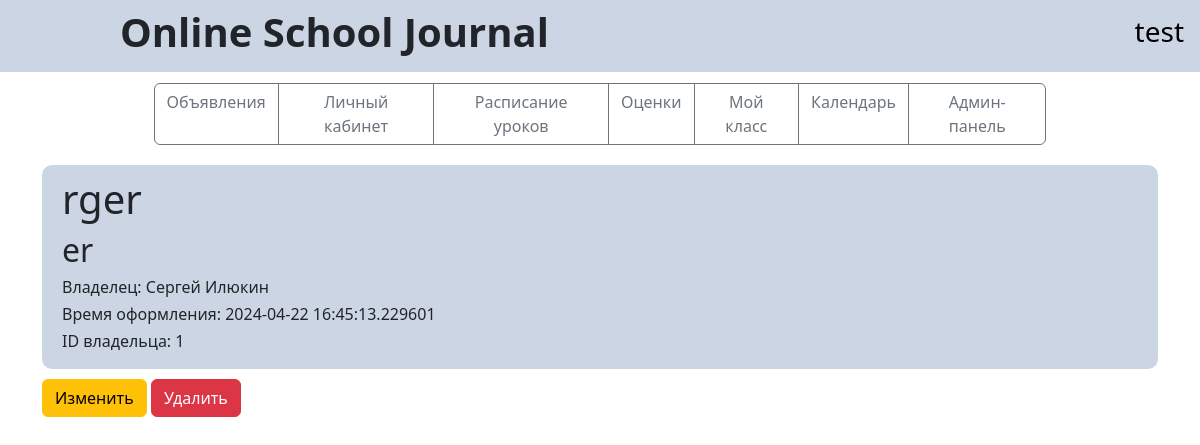
Before: /menu/ads (signed in) with the older database file.
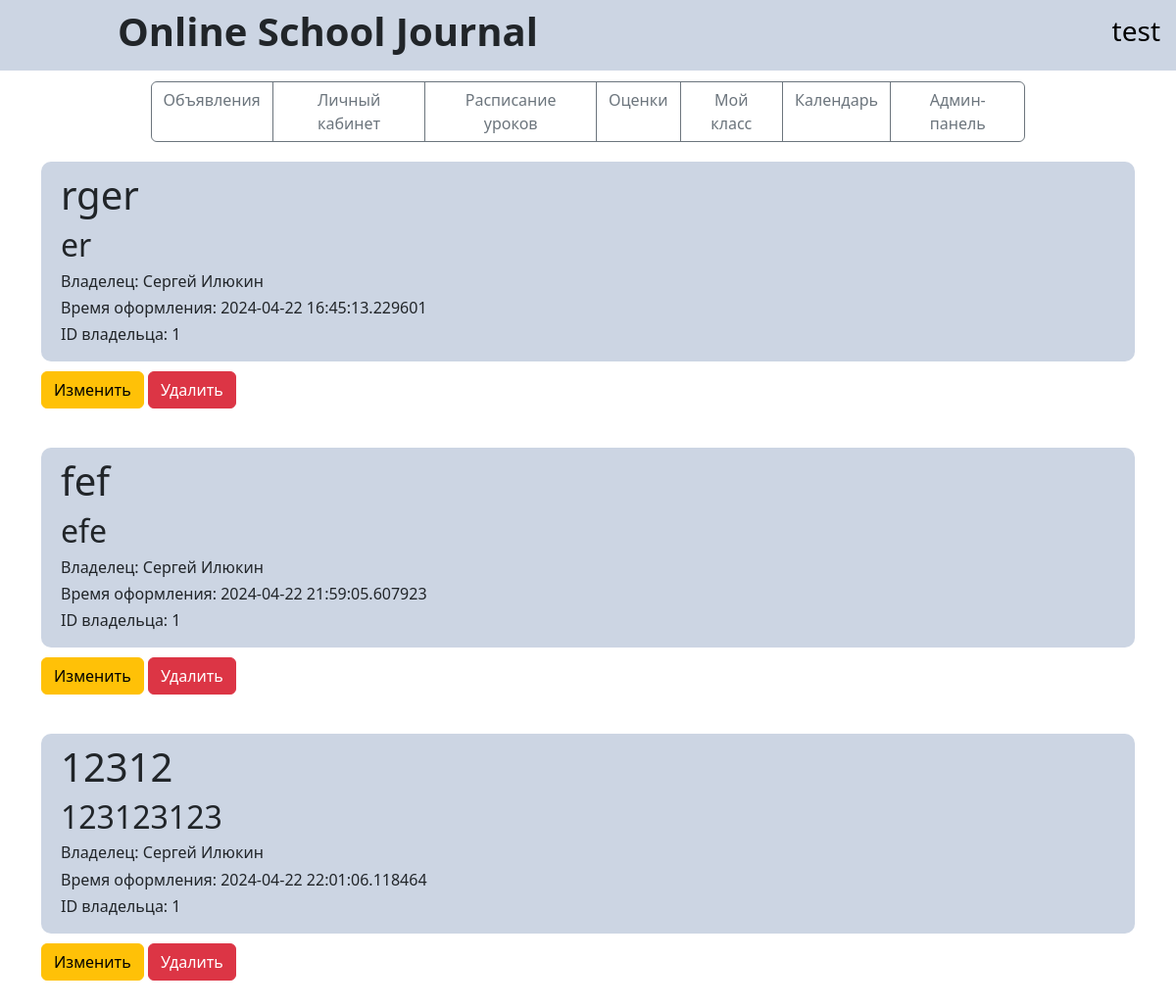
After: the same page with the newer database file.
### data/user_forming.py (models this page shows, shortened)
class User(SqlAlchemyBase, UserMixin):
    __tablename__ = 'users'
    id = sqlalchemy.Column(sqlalchemy.Integer,
                           primary_key=True, autoincrement=True)
    role = sqlalchemy.Column(sqlalchemy.String, nullable=True)
    login = sqlalchemy.Column(sqlalchemy.String, nullable=True, unique=True)
    hashed_password = sqlalchemy.Column(sqlalchemy.String, nullable=True)
    surname = sqlalchemy.Column(sqlalchemy.String, nullable=True)
    name = sqlalchemy.Column(sqlalchemy.String, nullable=True)
    age = sqlalchemy.Column(sqlalchemy.Integer, nullable=True)
    address = sqlalchemy.Column(sqlalchemy.String, nullable=True)
    modified_date = sqlalchemy.Column(sqlalchemy.DateTime,
                                      default=datetime.datetime.now)
    class_student = sqlalchemy.Column(sqlalchemy.String, nullable=True)
    marks = orm.relationship("Marks", back_populates='user')

### data/ads_forming.py (models this page shows)
class Ads(SqlAlchemyBase):
    __tablename__ = 'ads'
    id = sqlalchemy.Column(sqlalchemy.Integer,
                           primary_key=True, autoincrement=True)
    owner_id = sqlalchemy.Column(sqlalchemy.Integer,
                                 sqlalchemy.ForeignKey("users.id"))
    ad_name = sqlalchemy.Column(sqlalchemy.String, nullable=True)
    discription = sqlalchemy.Column(sqlalchemy.String, nullable=True)
    date = sqlalchemy.Column(sqlalchemy.DateTime,
                                      default=datetime.datetime.now)
    user = orm.relationship("User")

### main.py (the view)
@app.route("/menu/ads", methods=['GET', 'POST'])
@login_required
def menu_ads():
    if current_user.is_authenticated:
        db_sess = db_session.create_session()
        ads = db_sess.query(Ads).all()
        return render_template("menu_ads.html", current_user=current_user, ads=ads)
    return redirect("/login")

### data/db_session.py (called while the page is built)
def create_session() -> Session:
    global __factory
    return __factory()

### main.py (called while the page is built)
@login_manager.user_loader
def load_user(user_id):
    db_sess = db_session.create_session()
    return db_sess.get(User, user_id)

### templates/menu_ads.html
{% extends "main.html" %}
{% block content %}
{% if ads %}
{% for item in ads %}
<div class="ads" style="background-color: #ccd5e3; box-sizing: border-box; border-radius: 10px 10px 10px 10px; margin-top:20px; margin-bottom:10px">
    <div style="margin-left: 10px; padding: 10px 10px 10px 10px; word-wrap: normal">
    <h1 style="word-wrap: break-word">
        {{item.ad_name}}
    </h1>
    <h2 style="word-wrap: break-word">{{item.discription}}</h2>
    <h6>Владелец: {{current_user.name}} {{current_user.surname}}</h6>
    <h6>Время оформления: {{item.date}}</h6>
    <h6>ID владельца: {{item.owner_id}}</h6>
        </div>
</div>
{% if current_user.is_authenticated and current_user.id == item.owner_id or current_user.role == "admin" %}
    <div style="margin-bottom:40px">
        <a href="/ads/edit/{{ item.id }}" class="btn btn-warning">
            Изменить
        </a>
        <a href="/ads/delete/{{ item.id }}" class="btn btn-danger">
            Удалить
        </a>
    </div>
{% endif %}
{% endfor %}
{% else %}
<h3 style="">Здесь пока пусто...</h3>
{% endif %}
{% endblock %}

### templates/main.html (shortened to what this page needs)
<!doctype html>
<html lang="ru">
<head>
	<link rel="stylesheet" href="/static/css/style.css">
	<link href="https://cdn.jsdelivr.net/npm/bootstrap@5.3.0/dist/css/bootstrap.min.css" rel="stylesheet"
>
</head>
<body>
	<header>
		<nav class="navbar navbar-light">
			<h1 id="title">Online School Journal</h1>
			 {% if current_user.is_authenticated %}
			 <a class="navbar-brand" href="/menu/profile"><h3>{{ current_user.login }}</h3></a>
			 {% endif %}
		</nav>
	</header>
	<main role="main" class="container">
        <div id="tabs" class="btn-group">
            <a href="/menu/ads" class="btn btn-outline-secondary">Объявления</a>
            <a href="/menu/profile" class="btn btn-outline-secondary">Личный кабинет</a>
            <a href="/menu/timetable" class="btn btn-outline-secondary">Расписание уроков</a>
            <a href="/menu/marks" class="btn btn-outline-secondary">Оценки</a>
            <a href="/menu/class" class="btn btn-outline-secondary">Мой класс</a>
            <a href="/menu/calendar" class="btn btn-outline-secondary">Календарь</a>
            {% if current_user.role == "admin" %}
            <a href="/menu/admin" class="btn btn-outline-secondary">Админ-панель</a>
            {% endif %}
        </div>
        {% block content %}{% endblock %}
    </main>
</body>
</html>

### static/css/style.css (style rules this page uses)
nav { background-color:#ccd5e3; }
#title { margin-left: 10%; font-weight: bold }
#tabs { display: flex; margin-left: 10%; margin-right: 10%; margin-top: 1% }

Changed rows visible on the page:
added Ads: ad_name "fef", discription "efe", {{ current_user.name }} "Сергей", {{ current_user.surname }} "Илюкин", date "2024-04-22 21:59:05.607923", owner_id "1"
added Ads: ad_name "12312", discription "123123123", {{ current_user.name }} "Сергей", {{ current_user.surname }} "Илюкин", date "2024-04-22 22:01:06.118464", owner_id "1"
